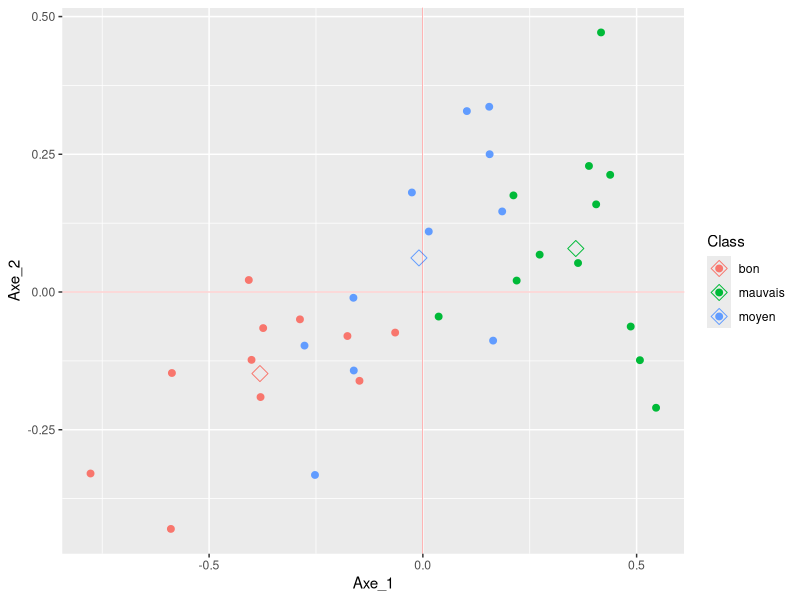

The R source for this figure: (Note: this script raises an error after producing the figure.)
## ---- chunk 1
knitr::opts_chunk$set(echo = TRUE)
## ---- chunk 2
rm(list = ls()) 
library(kableExtra)
library(ggplot2)
library(dplyr)
df <- read.table('VIN_QUALITE.txt', header = T) 
## ---- chunk 3
AFD_graph1 <- function(Scores, label = T, center = F)
{ 
  colnames(Scores)[3] <- 'Class'
  
  gr <- ggplot()
  if (label == F)
     {
       gr <- gr + geom_point(data = Scores  ,aes(x = Axe_1, y = Axe_2), colour = '#0066CC', size = 1)     
     }else
     {
       gr <- gr + geom_point(data = Scores  ,aes(x = Axe_1, y = Axe_2, colour = Class), size = 2)
     }  
   
  if(center == T)
  {
    df_center <- aggregate(Scores[,-3], by = list(Scores$Class ), mean)
    gr <- gr + geom_point(data = df_center, aes(x = Axe_1, y = Axe_2, colour = Group.1 ), shape = 23, size = 4)
    
  }
  gr <- gr + geom_hline(yintercept = 0 , size = 0.1, colour = 'red') +
             geom_vline(xintercept = 0 , size = 0.1, colour = 'red') 
return(gr)
}

## ---- chunk 4
MANOVA <- function (X,Y)
{ 
  Xk <- split(X,Y)
  Gk <- lapply(Xk, function(x) sapply(x,mean) )
  G  <-  sapply(X,mean)
  P  <-  ncol(X)
  N  <-  nrow(X)
  Nk <- sapply(Xk, function(x) nrow(x))
  K  <- length(unique(Y))

  mat_G <- matrix(G, nrow = N, ncol = P, byrow = T)
  mat_X <- as.matrix(X)

  SS_Tot <- t(mat_X - mat_G) %*% (mat_X - mat_G)

  SS_partiel_Intra <- lapply(1:K, 
            function(x){ delta <- as.matrix(Xk[[x]]) - matrix(Gk[[x]], nrow = nrow(Xk[[x]]), ncol = ncol(Xk[[x]]), byrow = T )  
                        t(delta) %*% delta
                      })
  SS_Intra <- matrix(0, ncol = P, nrow = P)
  for (i in 1:K){SS_Intra <- SS_Intra + SS_partiel_Intra[[i]]}

  SS_Inter <- SS_Tot - SS_Intra
 
  Lam <- det(SS_Intra) / det(SS_Tot)
  V_crit <- -(N - 1 - (P + K)/2) * log(Lam)
  ddl <- P*(K-1)   ; proba <- dchisq( V_crit, ddl)

  ret <- list(
    'SS_tot'   = SS_Tot  ,
    'SS_Intra' = SS_Intra,
    'SS_Inter' = SS_Inter,
    'GK'       = G      ,
    'G'        = G       ,
    'NK'       = Nk      ,
    'P'        = P       ,
    'N'        = N       ,
    'Lambda'   = Lam     ,
    'Proba'    = proba
  )  
  
  return(ret)
}
## ---- chunk 5
AFD <- function(X,Y,SS_tot, SS_intra, SS_inter, nb_axes = 2)
{  
  
N   <- nrow(X) 
k   <- length(unique(Y)) 
p   <- ncol(X)
name_axes <- paste0('Axe_', 1: ncol(X))

ratio <- SS_inter %*% solve(SS_intra) 

res_2    <- eigen(ratio)

VectP    <- Re(res_2$vectors)
df_VectP <- data.frame(VectP)
colnames(df_VectP) <- rownames(df_VectP) <- name_axes 

U   <- VectP
W   <- SS_intra
num <- diag(sqrt(diag(t(U) %*% W %*% U)))

Un  <- U %*% solve(num)
df_Un <- data.frame(Un) ; colnames(df_Un) <- name_axes 

ValP <- Re(res_2$values)
df_ValP <- data.frame(VP = ValP) ; rownames(df_ValP) <- name_axes 

Inertie <-  df_ValP / sum(df_ValP) * 100

Z <- scale(X,center = T, scale = F)
Scores <- data.frame(Z %*% Un) ; names(Scores) <-  name_axes
Scores <- Scores[,1:nb_axes]

Scores_df <- data.frame(cbind(Scores, Class = Y)) 

result     <- matrix(0, nrow = nb_axes, ncol = 6)
result[,1] <- ValP[1:nb_axes]
result[,2] <- ValP[1:nb_axes]/sum(ValP) *100                                    
result[,3] <- sqrt(ValP[1:nb_axes]/(1+ValP[1:nb_axes]))                                   
result[,4] <- cumprod(1 - result[,3]^2) 
result[,5] <- -(N - (p + k)/2 - 1) * log(result[,4])   
result[,6] <-  1- pchisq(result[,5],p * (k-1) )    


result <- data.frame(result)

colnames(result) <- c('valeur propres',' % inertie','correlation',' Wilks',' Kh Deux','p.value')

return(list( Unorm = df_Un,
             Val_P = ValP ,
             Scores = Scores_df,
             Result = result
            ))

}

## ---- chunk 6


X1 = df[,1:4]
Y1 = factor(df$Qualite)

res <- MANOVA(X1,Y1)
afd <- AFD(X1,Y1, res$SS_tot, res$SS_Intra, res$SS_Inter)

## ---- chunk 7
afd$Scores %>% kbl(digits=3) %>%
       kable_styling(bootstrap_options = "striped", full_width = F, position = "center", latex_options = 'stripped') %>%  scroll_box( height = "350px")

## ---- chunk 8
Scores <- afd$Scores 
G_fac  <- aggregate(Scores[,-3], by = list(Scores$Class ), mean)

G_fac %>% kbl(digits=3) %>%
        kable_styling(bootstrap_options = "striped", full_width = F, position = "center", latex_options = 'stripped') %>%  scroll_box( height = "150px")

## ---- chunk 9
graph <- AFD_graph1(Scores, label = T, center = T)
print(graph)

## ---- chunk 10
Sc <- as.matrix(Scores[,1:2])
distances <- sapply(c(1:nlevels(Y1)), function(i)
                 {  
                    Gt <- as.matrix(G_fac[i,2:3])
                    Gt <- matrix(Gt, nrow = nrow(Scores), ncol = 2,  byrow = T)
                    apply((Sc - Gt)^2 ,1,function(x) {return( sqrt(sum(x)))})
})

distances <- data.frame(distances) ; names(distances) <- levels(Y1)

distances %>% kbl(digits=3) %>%
        kable_styling(bootstrap_options = "striped", full_width = F, position = "center", latex_options = 'stripped') %>%  scroll_box( height = "250px")


## ---- chunk 11
knitr::include_graphics('Distance.jpg')
## ---- chunk 12
classif <- apply(distances,1, function(x) names(x)[which.min(x)])
compare <- data.frame('classif' = factor(classif), 'gold_st' = Y1)

compare %>% kbl(digits=3) %>%
        kable_styling(bootstrap_options = "striped", full_width = F, position = "center", latex_options = 'stripped') %>%  scroll_box( height = "250px")
## ---- chunk 13
library(caret)

confusionMatrix(compare$classif, compare$gold_st)

## ---- chunk 14
AFD_Classif <- function(Scores, Y1)
{ 
  G_fac  <- aggregate(Scores[,-3], by = list(Scores$Class ), mean)
  
  Sc <- as.matrix(Scores[,1:2])
  
  distances <- sapply(c(1:nlevels(Y1)), function(i)
                 {  
                    Gt <- as.matrix(G_fac[i,2:3])
                    Gt <- matrix(Gt, nrow = nrow(Scores), ncol = 2,  byrow = T)
                    apply((Sc - Gt)^2 ,1,function(x) {return( sqrt(sum(x)))})
                  })

  distances <- data.frame(distances) ; names(distances) <- levels(Y1)
  
  classif <- apply(distances,1, function(x) names(x)[which.min(x)])
  compare <- data.frame('classif' = factor(classif), 'gold_st' = Y1)
  
  conf <- confusionMatrix(compare$classif, compare$gold_st)                    

  return(list(centroid  = G_fac,
              distances = distances,
              classif   = compare,
              confusion = conf))
    
}

## ---- chunk 15
X1 <- iris[,1:4]
Y1 <- factor(iris[,5])

res_iris    <- MANOVA(X1,Y1)
afd_iris    <- AFD(X1,Y1, res_iris$SS_tot, res_iris$SS_Intra, res_iris$SS_Inter)
class_iris  <- AFD_Classif(afd_iris$Scores, Y1)
graph_iris  <- AFD_graph1(afd_iris$Scores, label = T, center = F)


## ---- chunk 16
class_iris$centroid %>% kbl(digits=3) %>%
        kable_styling(bootstrap_options = "striped", full_width = F, position = "center", latex_options = 'stripped') %>%  scroll_box( height = "150px")

## ---- chunk 17
class_iris$distances %>% kbl(digits=3) %>%
        kable_styling(bootstrap_options = "striped", full_width = F, position = "center", latex_options = 'stripped') %>%  scroll_box( height = "150px")

## ---- chunk 18
class_iris$classif %>% kbl(digits=3) %>%
        kable_styling(bootstrap_options = "striped", full_width = F, position = "center", latex_options = 'stripped') %>%  scroll_box( height = "150px")

## ---- chunk 19
class_iris$confusion
